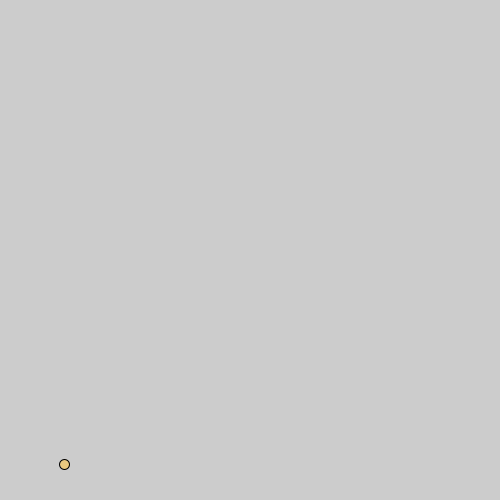
Frame 1 (no input)
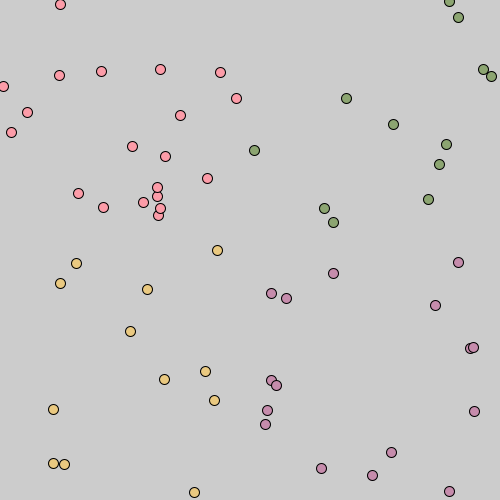
Frame 60 (the mouse pressed at the canvas centre just before this capture)
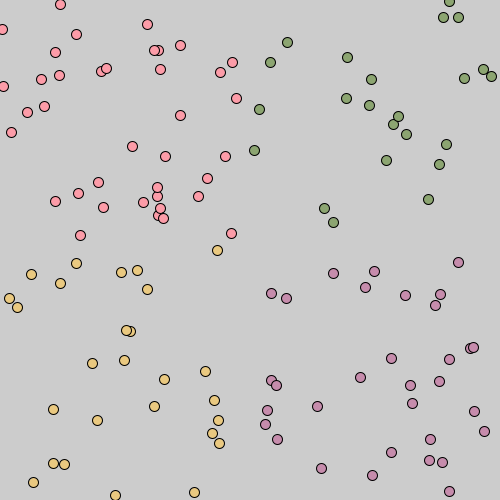
Frame 120 (the mouse held since frame 60 and released just before this capture)

The Processing sketch that drew these frames (run headless with seeded random() and noise(); from frame 60 on, the mouse is pressed at the canvas centre):

// Processing sketch: Anna_Kim___Colorful_Dot_Practice
// ── Anna_Kim___Colorful_Dot_Practice.pde
//Anna Kim
//6/28/2022
//Colorful Dot Practice

int int_variable;
float x1;
float y1;
float x2;
float y2;

void setup () {
  size(500, 500);
}

void draw () {

  int_variable = int(random(0, 4));
  x1 = random(0, 250);
  y1 = random(0, 250);
  x2 = random(250, 500);
  y2 = random(250, 500);


  if (int_variable == 0) {
    fill(#FC9CA8);
    circle(x1, y1, 10);
  } else if (int_variable == 1) {
    fill(#C68CAC);
    circle(x2, y2, 10);
  } else if (int_variable == 2) {
    fill(#EAC980);
    circle(x1, y2, 10);
  } else if (int_variable == 3) {
    fill(#8CA571);
    circle(x2, y1, 10);
  }
}
